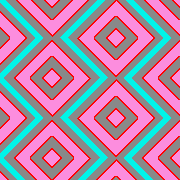
#> input picture pic/HT19-C00514-NHU036814-2SAM_CARVE.tif, 180 x 180 px, found by its file name
$ python 'test 2.1.py'
#> lines starting #> are read from the running program, lines starting #| are printed output that depends on the picture
from tkinter import *
from PIL import Image, ImageDraw, ImageTk
import cv2
import numpy as np

filename = "HT19-C00514-NHU036814-2SAM_CARVE.tif" #HT19-C00514-NHU036814-2SAM_CARVE.tif
img = Image.open(filename)
#> img is the input picture: PIL image 180x180 P; mean R, G, B 170.9, 138.1, 164.4
wx, hy = img.size
#> wx = 180; hy = 180
px = img.load()
img_cv2 = cv2.imread(filename)
window = Tk()
window.title("Pattern Matching")
xshift=0
yshift=-1
scale=10
im = Image.new('RGBA', (wx*scale, hy*scale), (0, 0, 0, 255))
sx,sy,ex,ey = 1,2,3,4
r,g,b = 2,1,0
resize_cv2 = cv2.resize(img_cv2,(wx*scale,hy*scale))
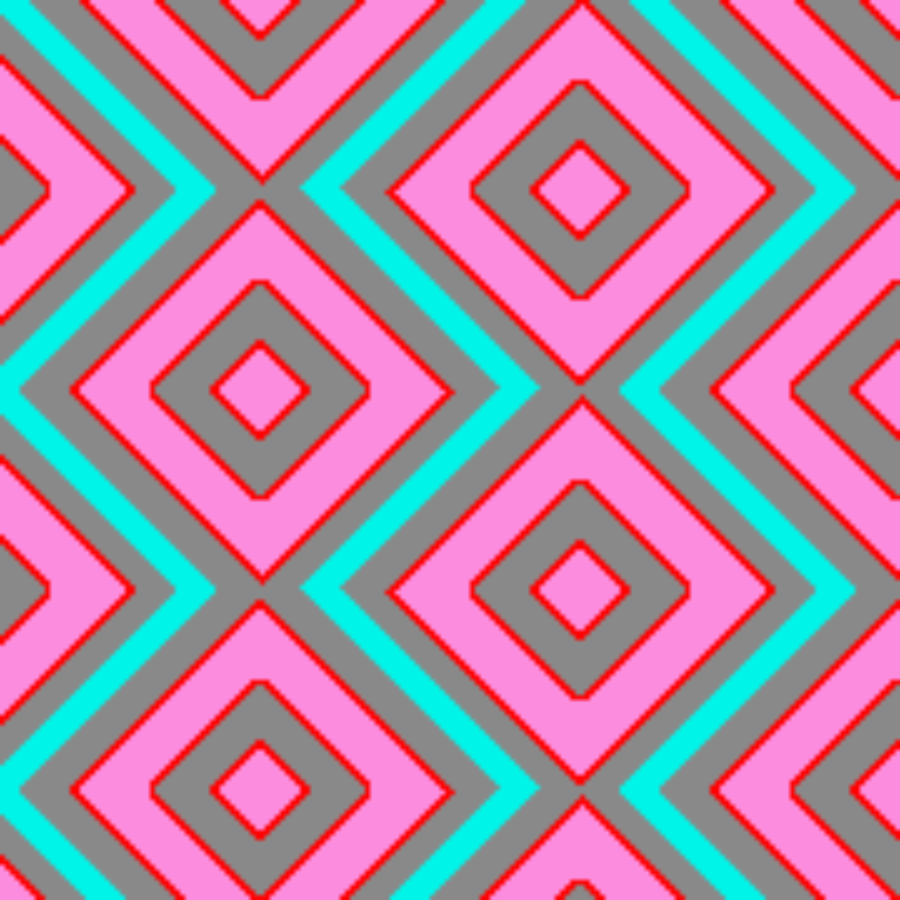
#> resize_cv2: shape (1800, 1800, 3) (shown at 1/2 size); mean B, G, R 164.3, 138.1, 170.9
resize = img.resize((wx*scale,hy*scale))
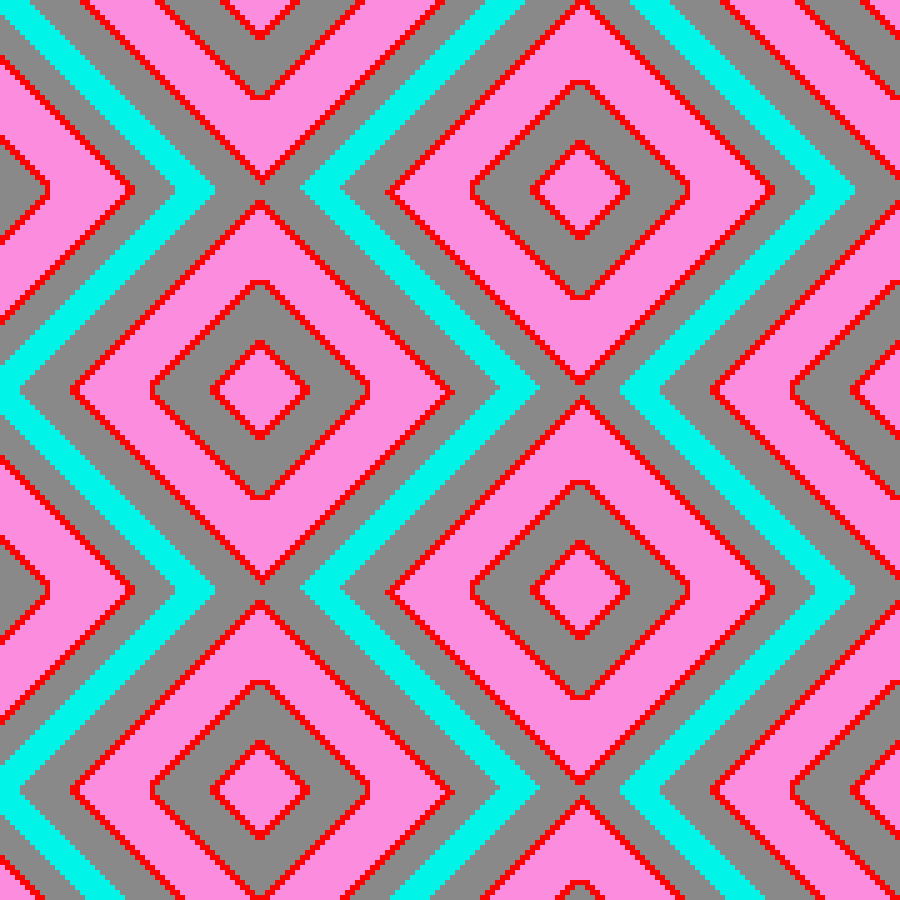
#> resize: PIL image 1800x1800 P (shown at 1/2 size); mean R, G, B 170.9, 138.1, 164.4
n_wx, n_hy = resize.size
#> n_wx = 1800; n_hy = 1800
vec=[]
RGB=[]
idx=-1
previous = 1
for y in range(hy):
    for x in range(wx):
        if y-1<0:#บน
            b=px[x,y]
        else:
            b=px[x,y-1]
        if x+1==wx:#ขวา
            c=px[x,y]
        else:
            c=px[x+1,y]
        if y - 1 < 0:#บน
            d = px[x,y]
        else:
            d = px[x,y-1]
        if x - 1 < 0:#ซ้าย
            e=px[x,y]
        else:
            e=px[x-1,y]
        if y+1 >= hy:#ล่าง
            f=px[x,y]
        else:
            f=px[x,y+1]
        if y+1 == hy:
            g = px[x, y]
        elif x+1==wx:#ล่างขวา
            g=px[x,y]
        else:
            g=px[x+1,y+1]
        if y+1 == hy:
            h = px[x, y]
        elif x-1<0:#ล่างซ้าย
            h=px[x,y]
        else:
            h=px[x-1,y+1]
        if y-1 < 0:
            j = px[x, y]
        elif x+1==wx:#บนขวา
            j=px[x,y]
        else:
            j=px[x+1,y-1]
        if y-1 < 0:
            k = px[x, y]
        elif x-1<0:#บนซ้าย
            k=px[x,y]
        else:
            k=px[x-1,y-1]
        if px[x,y] != b and px[x,y] != c:
            idx += 1;
            vec.append([idx - 1, x, y, x + 1, y + 1, idx + 1, 0])  # [prev,sx,sy,ex,ey,next,status]
        elif px[x,y] == e:
            if px[x,y] != b:
                idx += 1;
                vec.append([idx - 1, x, y, x + 1, y, idx + 1, 0])  # [prev,sx,sy,ex,ey,next,status]
        if px[x,y] == e:
            if px[x,y] != f:
                idx += 1;
                vec.append([idx - 1, x, y, x + 1, y, idx + 1, 0])  # [prev,sx,sy,ex,ey,next,status]
        elif px[x,y] == c and px[x,y] == e:
            if px[x,y] != f:
                idx += 1;
                vec.append([idx - 1, x - 1, y, x, y, idx + 1, 0])  # [prev,sx,sy,ex,ey,next,status]
        elif px[x, y] == b:
            if px[x, y] != c:
                if px[x, y] == j:
                    pass
                else:
                    idx += 1;
                    vec.append([idx - 1, x+1, y, x+1, y + 1, idx + 1, 0])  # [prev,sx,sy,ex,ey,next,status]
        if px[x,y] != b and px[x,y] != e:
            idx += 1;
            vec.append([idx - 1, x, y + 1, x + 1, y, idx + 1, 0])  # [prev,sx,sy,ex,ey,next,status]
        elif px[x, y] != e and px[x, y] == b:
            if px[x, y] == k:
                pass
            else:
                idx += 1;
                vec.append([idx - 1, x, y, x, y + 1, idx + 1, 0])  # [prev,sx,sy,ex,ey,next,status]
        elif px[x, y] != c and px[x, y] == b and px[x, y] == g:
            if px[x, y] == j:
                pass
            else:
                idx += 1;
                vec.append([idx - 1, x+1, y, x+1, y + 1, idx + 1, 0])  # [prev,sx,sy,ex,ey,next,status]
#> after the loop, idx = 6765; vec = 6766 items, first 6: [-1, 57, 0, 58, 0, 1, 0], [0, 59, 0, 60, 0, 2, 0], [1, 70, 0, 71, 0, 3, 0], [2, 72, 0, 73, 0, 4, 0], [3, 86, 0, 87, 0, 5, 0], [4, 88, 0, 89, 0, 6, 0]


# [6 lines of commented-out code are left out]


print(RGB)

draw = ImageDraw.Draw(im)

#print(vec)
for i in vec:
    draw.line(
        (   (i[sx]*scale)+xshift*scale,
            (i[sy]*scale)+yshift*scale,
            (i[ex]*scale)+xshift*scale,
            (i[ey]*scale)+yshift*scale
        ), fill=(255, 0, 0, 255))
#> this loop made 6766 passes

px2=im.load()

image_cv2 = cv2.cvtColor(np.array(im),cv2.COLOR_RGB2BGR)
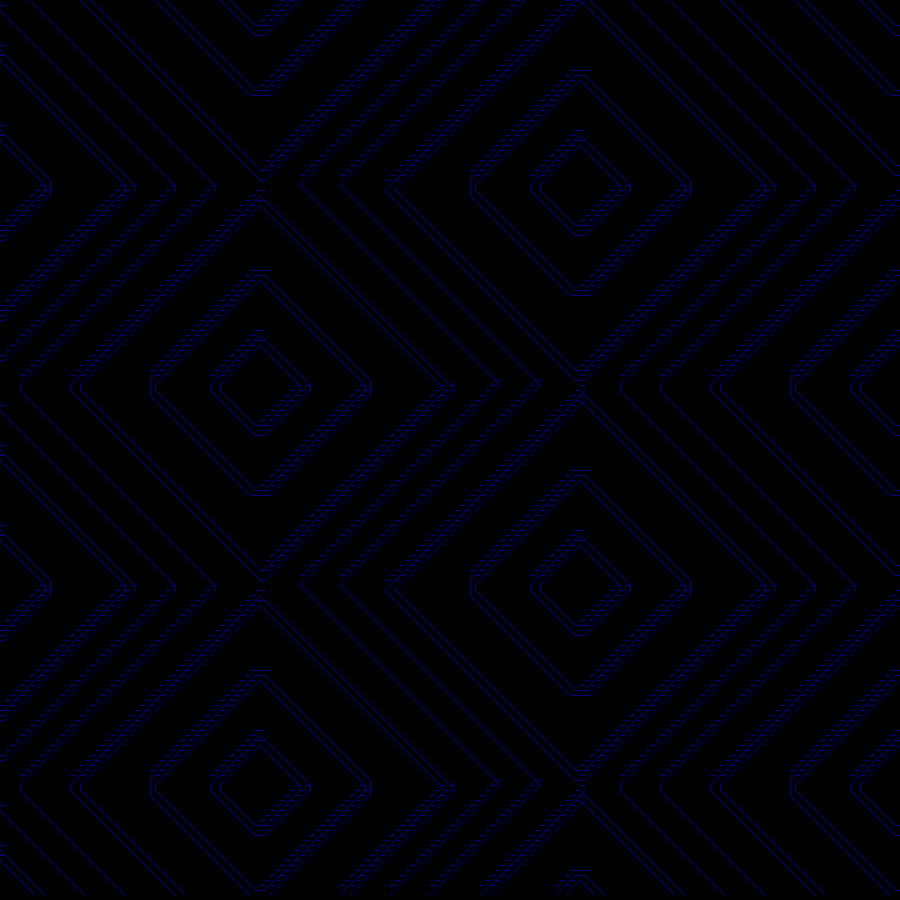
#> image_cv2: shape (1800, 1800, 3) (shown at 1/2 size); mean R, G, B 0, 0, 5.4
original_cv2 = cv2.imread(filename)
im.show('test.png')
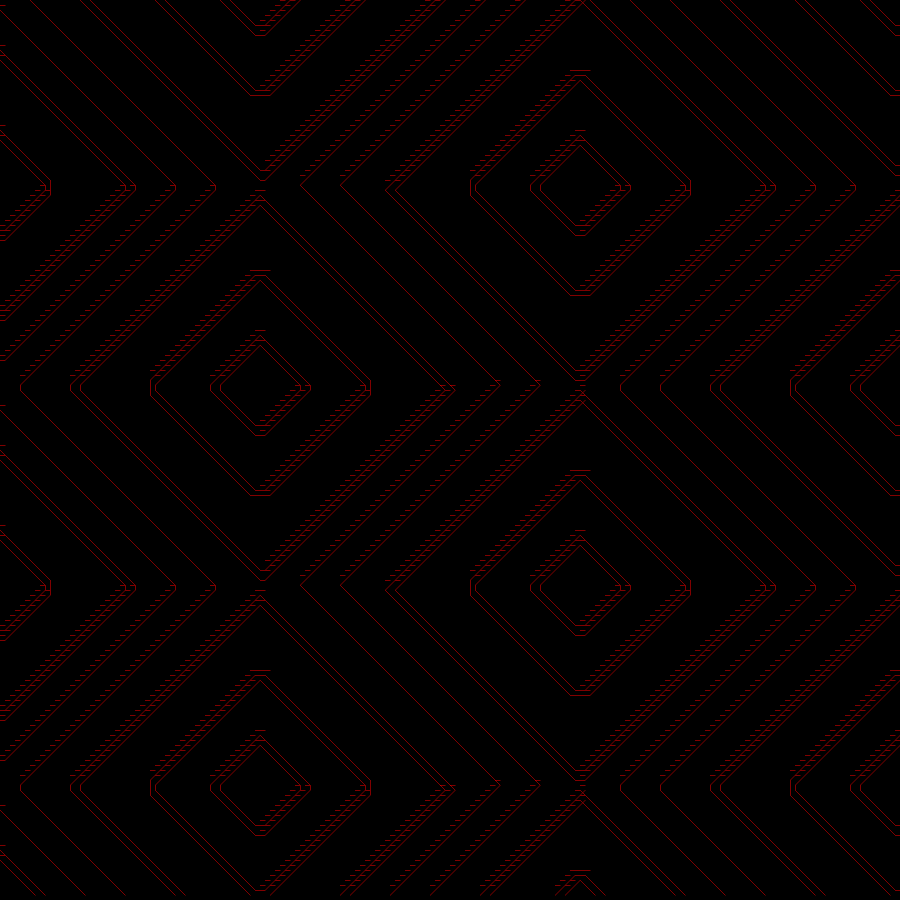
#> shown: PIL image 1800x1800 RGBA (shown at 1/2 size); mean R, G, B, A 5.4, 0, 0, 255
"""image = ImageTk.PhotoImage(im)
new_window = Toplevel(window)
panel1 = Label(new_window, image=image)
panel1.pack()"""
cv2.imwrite('test.png',image_cv2)

# [5 lines of commented-out code are left out]
